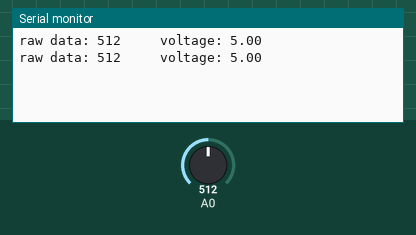
Simulated run of this sketch. Board: Arduino Uno, built with avr-gcc and run on an emulated ATmega328P. Parts: the last lines printed to the serial monitor. Inputs (shaded band) come from the test bench; at power-on: A0 = 512.

Above: at 1.8 s.
1.9 s: A0 set to 716
At 2.8 s:
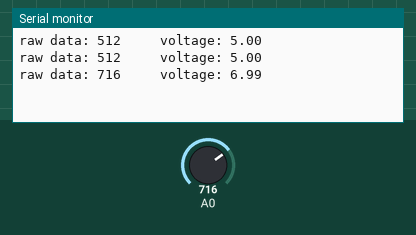
3.4 s: A0 set to 900
At 4.3 s:
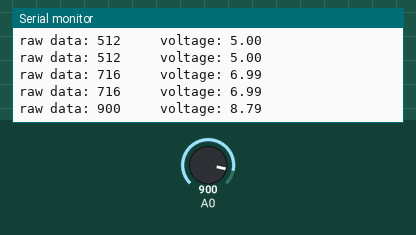
Timing chart, 0 to 6.4 s (numbered marks = the images above; inputs shaded):
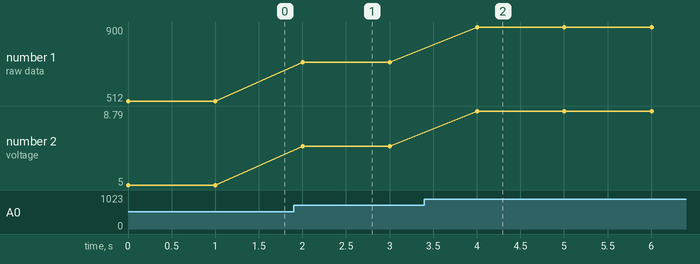

The sketch:

Volt_Detect__Floating.ino
```cpp
#include <Streaming.h>
const int R1 = 1000;  //R1 電阻值
const int R2 = 1000;  //R2 電阻值
const  float  f1= 1024.0  * R2 / (R1 + R2);  //計算轉換係數

void setup() {
  Serial.begin(9600);
}
void loop() {
  int raw_data = analogRead(0);  // 依據 A0 檢測電壓傳回介於 0~1023 的值
  float map_data = (raw_data / f1) * 5.0;  //計算轉換後的電壓值

  Serial << "raw data: " << raw_data << '\t';    //顯示原始資料
  Serial << "\t voltage: " << map_data << endl;  //顯示轉換後的電壓值
  delay(1000);
}
```

Measured:
- after the input at 1.9 s, the serial monitor: prints a new line after 0.10 s (image 1)
- after the input at 3.4 s, the serial monitor: prints a new line after 0.60 s (image 2)
- plotted number 1: 512 → 716 after the input at 1.9 s, 716 → 900 after the input at 3.4 s
- plotted number 2: 5 → 6.99 after the input at 1.9 s, 6.99 → 8.79 after the input at 3.4 s
